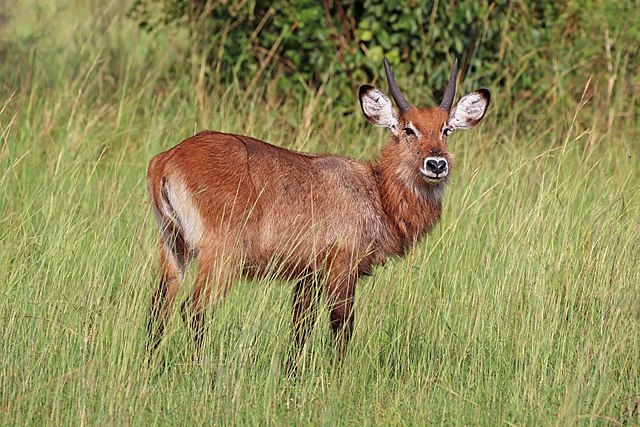
#> input picture lecture_1/01_getting_started/input/deer.jpg, 640 x 427 px, found by its file name
$ python 164_crop_image.py
#> lines starting #> are read from the running program, lines starting #| are printed output that depends on the picture
import numpy as np
import cv2

if __name__ == "__main__":
    input_path = "lecture_1/01_getting_started/input/deer.jpg"
    output_path = "lecture_1/01_getting_started/output/164/deer_output_half.png"

    img = cv2.imread(input_path)
#> img is the input picture: shape (427, 640, 3); mean B, G, R 87.5, 139.7, 146
    top_half_cropped_image = img[:img.shape[0]//2, :]
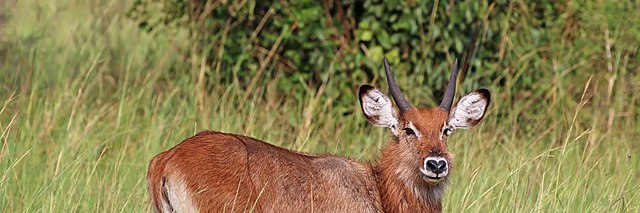
#> top_half_cropped_image: shape (213, 640, 3); mean B, G, R 77.7, 125.1, 136
    cv2.imwrite(output_path, top_half_cropped_image)
